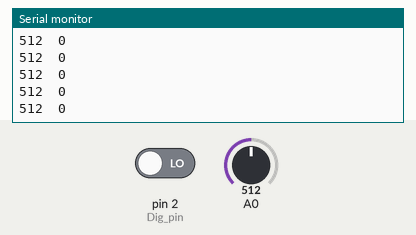
A sketch run on a simulated Arduino Uno, built with avr-gcc and run on an emulated ATmega328P. Parts: the last lines printed to the serial monitor. Inputs (shaded band) come from the test bench; at power-on: A0 = 512, pin 2 (Dig_pin) LOW.

Above: at 1.2 s.
1.3 s: A0 set to 985
At 2.1 s:
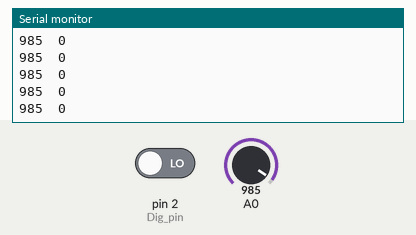
2.8 s: A0 set to 1013
At 3.7 s:
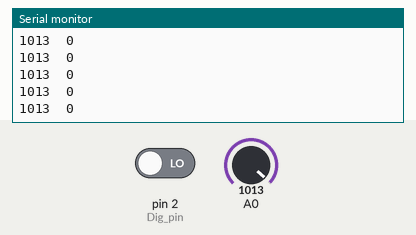
Timing chart, 0 to 5.8 s (numbered marks = the images above; inputs shaded):
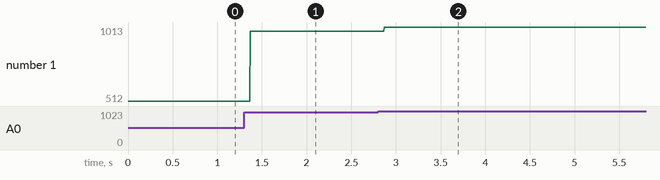

The sketch:

arduinoUno-odbicie1.ino
```cpp
   /*
  Piezoelectric-Shock-Tap-Sensor-Vibration-Switch-Module
  made on 05 Jan 2021
  by Amir Mohammad Shojaee @ Electropeak
  Home
https://electropeak.com/learn/interfacing-piezoelectric-vibration-shock-tap-sensor-with-arduino/
*/

#define Dig_pin 2
int Dig_out = LOW;
int Ana_out = 0;

void setup() {
   Serial.begin(9600);
   pinMode(Dig_pin, INPUT);
   pinMode(A0, INPUT);
}

void loop() {
   Dig_out = digitalRead(Dig_pin)*100;
   Ana_out = analogRead(A0);
  // Serial.print("Anaolog : ");
   Serial.print(Ana_out);

   Serial.print("\t"); // Tabulator dla oddzielenia etykiet
   //Serial.print("       Digital :");
   Serial.println(Dig_out);

}
```

Measured:
- after the input at 1.3 s, the serial monitor: prints a new line after 0.07 s (image 1)
- after the input at 2.8 s, the serial monitor: prints a new line after 0.07 s (image 2)
- plotted number 1: 512 → 985 after the input at 1.3 s, 985 → 1013 after the input at 2.8 s
